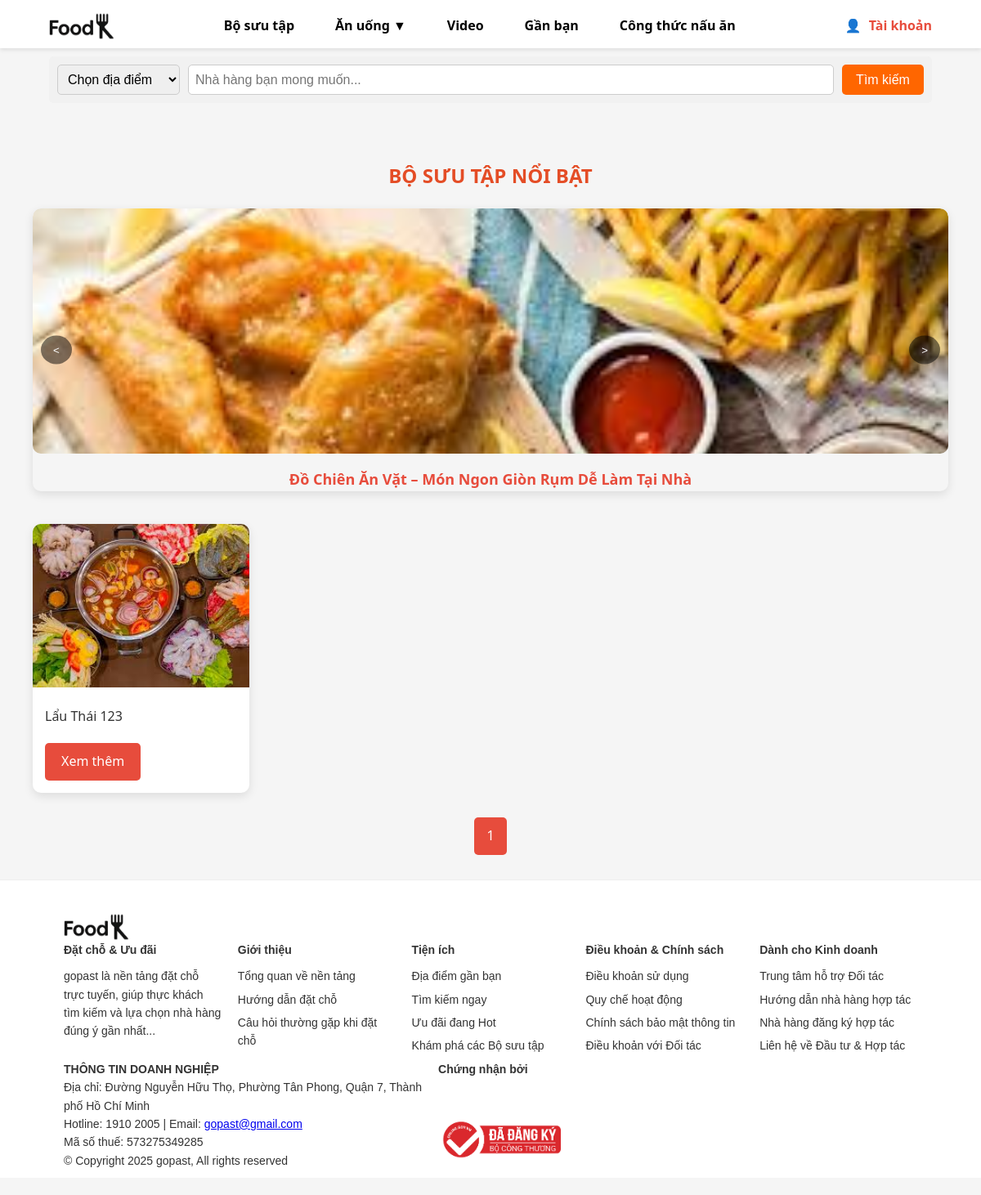
The app's page /bosuutap.php?location=Món nướng with its own data.
### tables this page shows
CREATE TABLE `baiviet` (
  `id` int(11) NOT NULL,
  `tieude` varchar(255) NOT NULL,
  `noidung` text NOT NULL,
  `tacgia_id` int(11) DEFAULT NULL,
  `ngay_dang` date DEFAULT curdate(),
  `anh_minh_hoa` varchar(255) DEFAULT NULL,
  `danh_muc` varchar(50) DEFAULT NULL,
  `thoi_gian_chuan_bi` int(11) DEFAULT NULL COMMENT 'Thời gian chuẩn bị (phút)',
  `thoi_gian_nau` int(11) DEFAULT NULL COMMENT 'Thời gian nấu (phút)',
  `so_khau_phan` int(11) DEFAULT NULL COMMENT 'Số khẩu phần (người)',
  `muc_do_kho` enum('Dễ','Trung bình','Khó') DEFAULT NULL COMMENT 'Mức độ khó của công thức',
  `thong_tin_dinh_duong` text DEFAULT NULL COMMENT 'Thông tin dinh dưỡng'
);

### bosuutap.php (the view, shortened to what this page needs)
<?php
include 'config/database.php';
include 'includes/header.php';
$posts_per_page = 8;
$page = isset($_GET['page']) && is_numeric($_GET['page']) ? (int)$_GET['page'] : 1;
$offset = ($page - 1) * $posts_per_page;
$search = isset($_GET['search']) ? $_GET['search'] : '';
$location = isset($_GET['location']) ? $_GET['location'] : '';
$query_count = "SELECT COUNT(*) as total FROM baiviet WHERE tieude LIKE :search";
if (!empty($location)) {
    $query_count .= " AND danh_muc = :location";
}
$stmt_count = $conn->prepare($query_count);
$searchParam = "%$search%";
$stmt_count->bindParam(':search', $searchParam, PDO::PARAM_STR);
if (!empty($location)) {
    $stmt_count->bindParam(':location', $location, PDO::PARAM_STR);
}
$stmt_count->execute();
$total_posts = $stmt_count->fetch(PDO::FETCH_ASSOC)['total'];
$total_pages = ceil($total_posts / $posts_per_page);
?>
<div class="main-container">
  <section class="bs-content">
    <div class="bs-label-section">
      <div class="bs-label-title">Bộ Sưu Tập Nổi Bật</div>
      <div class="bs-slider">
        <div class="bs-slider-wrapper">
          <?php
          $stmt = $conn->prepare("SELECT * FROM baiviet ORDER BY ngay_dang DESC LIMIT 3");
          $stmt->execute();
          $featuredPosts = $stmt->fetchAll(PDO::FETCH_ASSOC);
          foreach ($featuredPosts as $featured) {
            echo "
            <div class='bs-slider-item'>
              <a href='baiviet.php?id={$featured['id']}'>
                <img src='/WebBlogsFood/{$featured['anh_minh_hoa']}' alt='{$featured['tieude']}' />
              </a>
              <p>{$featured['tieude']}</p>
            </div>
            ";
          }
          ?>
        </div>
        <button class="bs-slider-prev">&lt;</button>
        <button class="bs-slider-next">&gt;</button>
      </div>
    </div>
    <div class="bs-card-section">
      <?php
      $query = "SELECT * FROM baiviet WHERE tieude LIKE :search";
      if (!empty($location)) {
        $query .= " AND danh_muc = :location";
      }
      $query .= " LIMIT :limit OFFSET :offset";
      $stmt = $conn->prepare($query);
      $searchParam = "%$search%";
      $stmt->bindParam(':search', $searchParam, PDO::PARAM_STR);
      if (!empty($location)) {
        $stmt->bindParam(':location', $location, PDO::PARAM_STR);
      }
      $stmt->bindParam(':limit', $posts_per_page, PDO::PARAM_INT);
      $stmt->bindParam(':offset', $offset, PDO::PARAM_INT);
      $stmt->execute();
      $baiviets = $stmt->fetchAll(PDO::FETCH_ASSOC);
      foreach ($baiviets as $baiviet) {
        echo "
        <div class='bs-card'>
          <div class='bs-card-image'>
            <img src='/WebBlogsFood/{$baiviet['anh_minh_hoa']}' alt='{$baiviet['tieude']}' />
          </div>
          <div class='bs-card-content'>
            <p>{$baiviet['tieude']}</p>
            <a href='an_uongV2.php?id={$baiviet['id']}' class='btn-view'>Xem thêm</a>
          </div>
        </div>
        ";
      }
      ?>
    </div>
    <div class="pagination">
      <?php
      $query_string = http_build_query([
          'search' => $search,
          'location' => $location
      ]);
      for ($i = 1; $i <= $total_pages; $i++) {
          if ($i == $page) {
              echo "<a href='bosuutap.php?page=$i&$query_string' class='pagination-link active'>$i</a>";
          } else {
              echo "<a href='bosuutap.php?page=$i&$query_string' class='pagination-link'>$i</a>";
          }
      }
      ?>
    </div>
  </section>
</div>
<?php include 'includes/footer.php';  ?>

### static/Lv2/css/header.css (style rules this page uses)
* { margin: 0; padding: 0; box-sizing: border-box; }
body { font-family: Arial, sans-serif; background-color: #f8f8f8; }
img { width: 100%; height: 100%; object-fit: contain; }
html, body { height: 100%; margin: 0; }

### assets/css/style.css (style rules this page uses)
* { margin: 0; padding: 0; box-sizing: border-box; }
body { font-family: Arial, sans-serif; background-color: #fff; }

### assets/css/login.css (style rules this page uses)
body { font-family: Arial, sans-serif; margin: 0; padding: 0; background-color: #f8f8f8; }

### assets/css/forgot.css (style rules this page uses)
body { font-family: Arial, sans-serif; margin: 0; padding: 0; background-color: #f8f8f8; }

### assets/css/register.css (style rules this page uses)
body { font-family: Arial, sans-serif; margin: 0; padding: 0; background-color: #f8f8f8; }

### assets/css/CongThucV2.css (style rules this page uses)
* { box-sizing: border-box; margin: 0; padding: 0; }
body { font-family: "Poppins", sans-serif; background-color: #f5f5f5; color: #333; line-height: 1.6; }

### static/Lv2/css/style_anuong.css (style rules this page uses)
body { font-family: sans-serif; margin: 0; padding: 0; }

### static/Lv2/css/style_bosuutap.css (style rules this page uses)
.main-container { max-width: 1200px; margin: 0 auto; padding: 0 20px; }
.bs-content { padding: 30px 20px; }
.bs-label-section { margin-bottom: 40px; }
.bs-label-section .bs-label-title { font-size: 24px; font-weight: bold; text-align: center; margin-bottom: 20px; color: #e44d26; text-transform: uppercase; }
.bs-slider { position: relative; width: 100%; max-width: 1200px; margin: 20px auto; overflow: hidden; border-radius: 10px; box-shadow: 0 4px 12px rgba(0, 0, 0, 0.1); }
.bs-slider-wrapper { display: flex; transition: transform 0.5s ease-in-out; }
.bs-slider-item { min-width: 100%; text-align: center; position: relative; }
.bs-slider-item img { width: 100%; height: 300px; object-fit: cover; border-radius: 10px; }
.bs-slider-item p { margin-top: 10px; font-size: 18px; font-weight: bold; color: #e74c3c; }
.bs-slider-prev, .bs-slider-next { position: absolute; top: 50%; transform: translateY(-50%); background-color: rgba(0, 0, 0, 0.5); color: white; border: none; padding: 10px 15px; cursor: pointer; border-radius: 50%; z-index: 10; transition: background-color 0.3s ease; }
.bs-slider-prev { left: 10px; }
.bs-slider-next { right: 10px; }
.bs-card-section { display: grid; grid-template-columns: repeat(4, 1fr); gap: 20px; justify-content: center; margin-bottom: 30px; }
.bs-card { background-color: #fff; border-radius: 10px; overflow: hidden; box-shadow: 0 4px 12px rgba(0, 0, 0, 0.1); transition: transform 0.3s ease, box-shadow 0.3s ease; animation: fadeInUp 0.5s ease-in-out; }
.bs-card-image img { width: 100%; height: 200px; object-fit: cover; transition: transform 0.5s ease; }
.bs-card-content { padding: 15px; }
.bs-card-content p { font-size: 16px; color: #333; margin-bottom: 10px; }
.btn-view { display: inline-block; padding: 10px 15px; background-color: #e74c3c; color: #fff; text-decoration: none; border-radius: 5px; transition: background-color 0.3s ease; }
.pagination { display: flex; justify-content: center; margin-top: 20px; }
.pagination-link { margin: 0 5px; padding: 10px 15px; background-color: #e74c3c; color: white; text-decoration: none; border-radius: 5px; transition: background-color 0.3s ease; }

### static/Lv2/css/style_congthuc.css (style rules this page uses)
body { font-family: "Segoe UI", "Arial", sans-serif; margin: 0; padding: 0; line-height: 1.6; background-color: #f5f5f5; color: #333; }
.main-container { max-width: 1200px; margin: 0 auto; padding: 0 20px; }

### static/Lv2/css/style_video.css (style rules this page uses)
* { box-sizing: border-box; margin: 0; padding: 0; }
html, body { margin: 0; padding: 0; }
body { font-family: "Segoe UI", "Arial", sans-serif; margin: 0; padding: 0; line-height: 1.6; background-color: #f5f5f5; color: #333; }
.btn-view { display: inline-block; margin-top: 10px; padding: 10px 20px; background-color: #e74c3c; color: white; text-align: center; text-decoration: none; border-radius: 5px; transition: background-color 0.3s ease; }

### records on screen
baiviet: anh_minh_hoa (picture), tieude "Đồ Chiên Ăn Vặt – Món Ngon Giòn Rụm Dễ Làm Tại Nhà"
baiviet: anh_minh_hoa (picture), tieude "Lẩu Thái 123"
